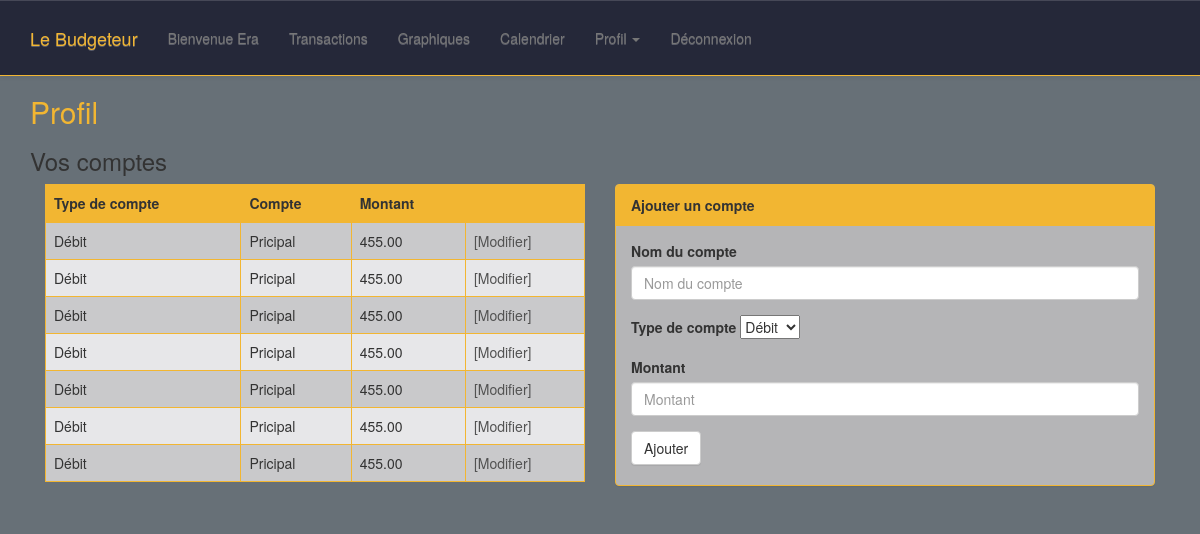
Page /modifierCompte.php (signed in) on the committed database.
### tables this page shows
CREATE TABLE `user` (
  `userId` int(6) NOT NULL AUTO_INCREMENT,
  `lastName` varchar(30) NOT NULL,
  `firstName` varchar(30) NOT NULL,
  `email` varchar(50) NOT NULL,
  `questionid` int(1) NOT NULL,
  `reponse` varchar(255) NOT NULL,
  `password` varchar(100) NOT NULL,
  PRIMARY KEY (`userId`),
  UNIQUE KEY `email` (`email`)
);

CREATE TABLE `compte` (
  `compteId` int(1) NOT NULL AUTO_INCREMENT,
  `userId` int(6) NOT NULL,
  `typeCompteId` int(1) NOT NULL,
  `montant` decimal(8,2) NOT NULL,
  `nom` varchar(20) NOT NULL,
  PRIMARY KEY (`compteId`)
);

CREATE TABLE `typecompte` (
  `typeCompteId` int(2) NOT NULL AUTO_INCREMENT,
  `nom` varchar(20) NOT NULL,
  PRIMARY KEY (`typeCompteId`)
);

### action/CommonAction.php (called while the page is built, shortened)
<?php
	require_once("dao/UserDAO.php");
	abstract class CommonAction{
		private $user = null;
		public final function execute() {
			$this->executeAction();
		}
		public function getUser() {
			if($this->user !== null){
				return $this->user;
			}
			$this->user = UserDAO::trouver($_SESSION["userId"]);
			return $this->user;
		}
	}

### dao/UserDAO.php (called while the page is built, shortened)
<?php
	require_once("bdd.php");
	class UserDAO {
		public static function trouver($id){
			global $bdd;
			$requete = $bdd->prepare('
				SELECT *
				FROM user
				WHERE userId = ?');
			$requete->execute(array($id));
			$ligne = $requete->fetch();
			return $ligne;
		}
	}

### action/ModifierCompteAction.php (called while the page is built, shortened)
<?php
	require_once("action/CommonAction.php");
	require_once("dao/CompteDAO.php");
	require_once("dao/TypeCompteDAO.php");
	class ModifierCompteAction extends CommonAction{
		protected function executeAction(){
			$this->listeComptes = CompteDAO::lister($this->getUser()["userId"]);
			$this->listeTypeComptes = TypeCompteDAO::lister();
		}
	}

### dao/CompteDAO.php (called while the page is built, shortened)
<?php
	require_once("bdd.php");
	class CompteDAO {
		public static function lister($userId){
			global $bdd;
			$requete = $bdd->prepare('
				SELECT compte.compteId, compte.nom, compte.montant, typecompte.nom AS typeCompte
				FROM compte
				INNER JOIN typecompte ON compte.typeCompteId = typecompte.typeCompteId
				WHERE userId = ?');
			$requete->execute(array($userId));
			$listeComptes = array();
			while($ligne = $requete->fetch()){
				$listeComptes[] = $ligne;
			}
			return $listeComptes;
		}
	}

### dao/TypeCompteDAO.php (called while the page is built)
<?php
	require_once("bdd.php");
	class TypeCompteDAO {
		public static function lister(){
			global $bdd;
			$requete = $bdd->prepare('
				SELECT typeCompteId, nom
				FROM typecompte');
			$requete->execute();
			$listeTypeComptes = array();
			while($ligne = $requete->fetch()){
				$listeTypeComptes[] = $ligne;
			}
			return $listeTypeComptes;
		}
	}

### modifierCompte.php (the view, shortened to what this page needs)
<?php
	require_once("action/ModifierCompteAction.php");
	$action = new ModifierCompteAction();
	$action->execute();
	require_once("partial/header.php");
?>
		<h2>Profil</h2>
		<h3>Vos comptes</h3>
		<div class="col-md-6">
			<table class="table table-hover table-bordered table-striped">
				<thead>
					<tr>
						<th>Type de compte</th>
						<th>Compte</th>
						<th>Montant</th>
						<th></th>
					</tr>
				</thead>
				<tbody>
					<?php foreach($action->listeComptes as $compte) { ?>
						<tr>
							<td>
								<div class="value value-typeCompte">
									<?= $compte["typeCompte"]?>
								</div>
							</td>
							<td>
								<div class="value value-nom"> <?= $compte["nom"] ?> </div>
							</td>
							<td>
								<div class="value value-montant"> <?= $compte["montant"]?> </div>
							</td>
							<td>
								<a class="value modifier-compte" href="#">[Modifier]</a>
							</td>
						</tr>
					<?php } ?>
				</tbody>
			</table>
		</div>
		<div class="col-md-6">
			<form action="modifierCompte.php" method="post" onsubmit="return validate()"
				class="modifierCompte panel panel-default">
				<div class="panel-heading"><strong>Ajouter un compte</strong></div>
				<div class="panel-body">
					<div class="form-group">
						<label for="nom">Nom du compte</label>
						<input class="form-control" placeholder="Nom du compte" type="text" name="nom" id="nom">
					</div>
					<div class="form-group">
						<label for="type">Type de compte</label>
						<select name="typeCompte" id="type">
						<?php foreach ($action->listeTypeComptes as $typeCompte) { ?>
							<option value="<?= $typeCompte["typeCompteId"] ?>"> <?= $typeCompte["nom"] ?> </option>
						<?php } ?>
						</select>
					</div>
					<div class="form-group">
						<label for="montant">Montant</label>
						<input class="form-control" placeholder="Montant" type="text" name="montant" id="montant">
					</div>
					<input type="submit" value="Ajouter" name="ajouter" class="btn btn-default"/>
				</div>
			</form>
		</div>
<?php
	require_once("partial/footer.php");

### partial/header.php (shortened to what this page needs)
<!DOCTYPE html>
<html>
	<head>
		<link rel="stylesheet" href="https://maxcdn.bootstrapcdn.com/bootstrap/3.3.7/css/bootstrap.min.css">
		<link rel="stylesheet" href="https://maxcdn.bootstrapcdn.com/bootstrap/3.3.7/css/bootstrap-theme.min.css">
		<link rel="stylesheet" href="css/theme.min.css" />
		<link rel="stylesheet" media="screen" href="css/style.css">
	</head>
	<body>
		<nav class="navbar navbar-default navbar-fixed-top">
			<div class="container">
				<div class="navbar-header">
					<a class="navbar-brand" href="accueil.php">Le Budgeteur</a>
				</div>
				<ul class="nav navbar-nav">
					<li><a>Bienvenue <?= $action->getUser()["firstName"] ?></a></li>
					<li class="<?php if (strpos($_SERVER["REQUEST_URI"], "/transactions.php")!== false) {echo 'active';} ?>"><a href="transactions.php">Transactions</a></li>
					<li class="<?php if (strpos($_SERVER["REQUEST_URI"], "/graphiques.php")!== false) {echo 'active';} ?>"><a href="graphiques.php">Graphiques</a></li>
					<li class="<?php if (strpos($_SERVER["REQUEST_URI"], "/calendrier.php")!== false) {echo 'active';} ?>"><a href="#">Calendrier</a></li>
					<li role="presentation" class="dropdown">
						<a class="dropdown-toggle" data-toggle="dropdown" href="#" role="button" aria-haspopup="true" aria-expanded="false">Profil <span class="caret"></span></a>
					</li>
					<li><a href="deconnexion.php">Déconnexion</a></li>
				</ul>
			</div>
		</nav>
		<div style="padding-top: 75px" class="container">

### css/style.css (style rules this page uses)
.navbar-default { background-image: none; }
h2 { color:#f2b632; }
.btn { margin-bottom: 5px; }
.table>thead:first-child>tr:first-child { background-color: #f2b632; }
.table a { color: #525252; }
.panel-default>.panel-heading { background-image: none; }

### rows in the picture
user: firstName "Era"
compte: typeCompteId.nom "Débit", nom "Pricipal", montant "455.00"
compte: typeCompteId.nom "Débit", nom "Pricipal", montant "455.00"
compte: typeCompteId.nom "Débit", nom "Pricipal", montant "455.00"
compte: typeCompteId.nom "Débit", nom "Pricipal", montant "455.00"
compte: typeCompteId.nom "Débit", nom "Pricipal", montant "455.00"
compte: typeCompteId.nom "Débit", nom "Pricipal", montant "455.00"
compte: typeCompteId.nom "Débit", nom "Pricipal", montant "455.00"

### other values in the picture
form field typeCompte "Débit"
